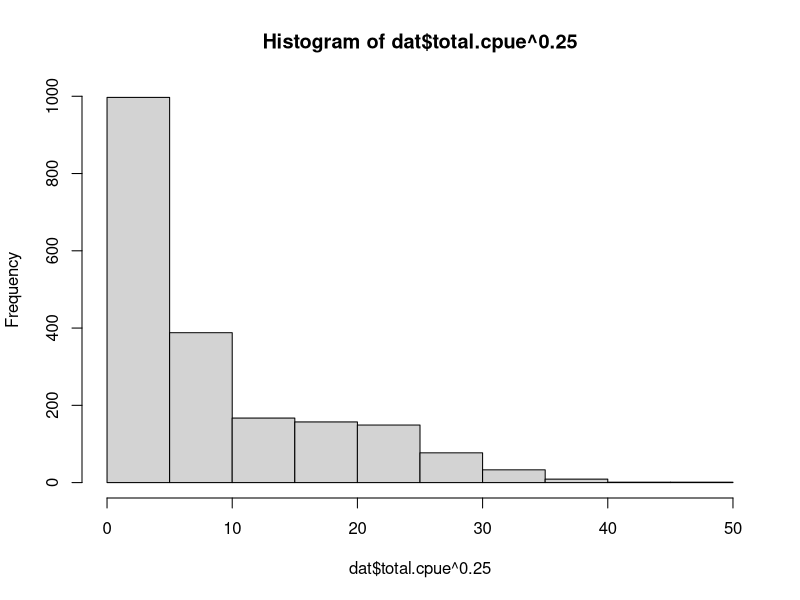
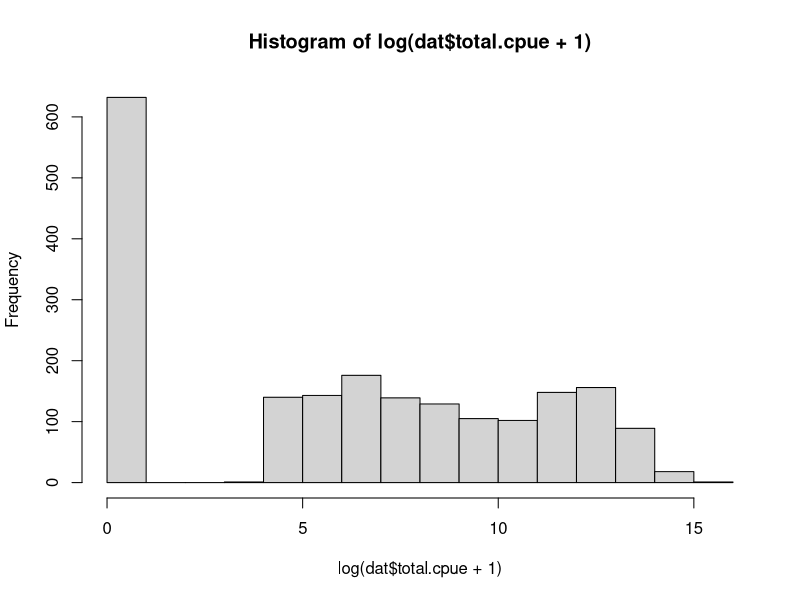

Here is the R script that generated these plots, in order: (Note: this script raises an error after producing the figures.)
library(tidyverse)

# load data
dat <- read.csv("data/opie.data.csv")
range(dat$SURVEY_YEAR)

# check
head(dat)
str(dat)

unique(dat$SURVEY_YEAR)

# make a total CPUE colum
dat$total.cpue <- dat$TOTAL_FEMALE + dat$MALE_TOTAL

# look at the distribution
hist(dat$total.cpue^0.25) # fourth root -- not so good!
hist(log(dat$total.cpue+1))# log transformed - better

# for now, restrict to 1986-2019
dat <- dat %>%
  filter(SURVEY_YEAR >= 1986)

# identify stations sampled in every year
ff <- function(x) sum(!is.na(x))
samples <- tapply(dat$total.cpue, list(dat$SURVEY_YEAR, dat$GIS_STATION), ff)
samples

# change NA to 0
change <- is.na(samples)
samples[change] <- 0

# and look at total # of samples
total <- colSums(samples)
total

# how many stations are sampled each year?
sum(total==34) # 305!

# restrict to these stations sampled each year
keepers <- total[total==34]
dat <- dat %>%
  filter(GIS_STATION %in% names(keepers))

# and check 
check <- data.frame(one=unique(dat$GIS_STATION)[order(unique(dat$GIS_STATION))], two=names(keepers))
check # looks good!

# now...super-quickly
# will calculate average temperature in each year, 
# and average weighted by log CPUE

# first, change 0 total CPUE to NA
change <- dat$total.cpue==0
dat$total.cpue[change] <- NA

# and log-transform
dat$log.total.cpue <- log(dat$total.cpue)

raw.temp <- tapply(dat$NBT, dat$SURVEY_YEAR, mean, na.rm=T) # can impute NAs if needed!

ff <- function(x) weighted.mean(x, w=dat$log.total.cpue, na.rm=T)

occupied.temp <- NA
for(i in 1986:2019){
temp <- dat %>%
  filter(SURVEY_YEAR==i)

  occupied.temp[(i-1985)] <- weighted.mean(x=temp$NBT, w=temp$log.total.cpue, na.rm=T)
}

plot <- data.frame(year=1986:2019, raw.temp=raw.temp, occupied.temp=occupied.temp)

plot <- plot %>%
  gather(key, value, -year)

ggplot(plot, aes(year, value, color=key)) +
  theme_bw() +
  geom_line()

# try with non-transformed cpue

occupied.temp <- NA
for(i in 1986:2019){
  temp <- dat %>%
    filter(SURVEY_YEAR==i)
  
  occupied.temp[(i-1985)] <- weighted.mean(x=temp$NBT, w=temp$total.cpue, na.rm=T)
}

plot <- data.frame(year=1986:2019, raw.temp=raw.temp, occupied.temp=occupied.temp)

plot <- plot %>%
  gather(key, value, -year)

ggplot(plot, aes(year, value, color=key)) +
  theme_bw() +
  geom_line()

cross.cor <- data.frame(year=1986:2019, diff=raw.temp-occupied.temp, raw.temp=raw.temp)

ccf(cross.cor$diff, cross.cor$raw.temp)

ggplot(cross.cor, aes(year, diff)) +
  theme_bw() +
  geom_line()

cross.cor <- cross.cor %>%
  gather(key, value, -year)
  
ggplot(cross.cor, aes(year, value, color=key)) +
  theme_bw() +
  geom_line()
